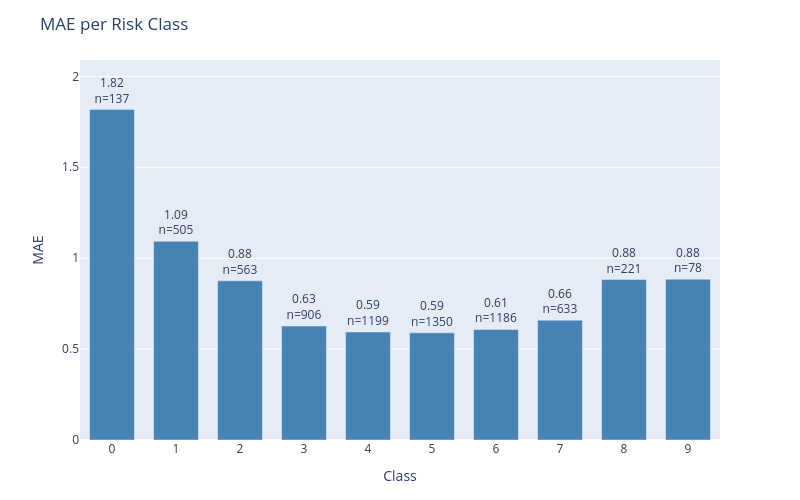

Notebook cell for this chart:
### Code cell
plot_error_by_group(
    df=results_test,
    y_true_col='actual',
    y_pred_col='prediction',
    group_by='class',
    metric='mae',
    title='MAE per Risk Class'
)

### Figure 1 — Plotly figure (JSON) as saved in the notebook; plotly's stock layout.template omitted (floating-point values rounded to 4 significant figures)
{"data": [{"marker": {"color": "steelblue"}, "text": ["1.82<br>n=137", "1.09<br>n=505", "0.88<br>n=563", "0.63<br>n=906", "0.59<br>n=1199", "0.59<br>n=1350", "0.61<br>n=1186", "0.66<br>n=633", "0.88<br>n=221", "0.88<br>n=78"], "textposition": "outside", "type": "bar", "x": ["0", "1", "2", "3", "4", "5", "6", "7", "8", "9"], "y": [1.818, 1.093, 0.8757, 0.6269, 0.5938, 0.5896, 0.6079, 0.6588, 0.8824, 0.8846]}], "layout": {"bargap": 0.3, "height": 500, "margin": {"b": 60, "t": 60}, "title": {"text": "MAE per Risk Class"}, "uniformtext": {"minsize": 8, "mode": "hide"}, "width": 800, "xaxis": {"title": {"text": "Class"}}, "yaxis": {"range": [0, 2.09], "title": {"text": "MAE"}}}}
